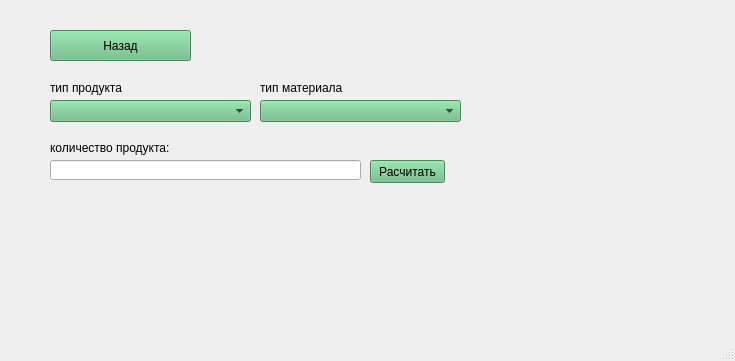
<?xml version="1.0" encoding="UTF-8"?>
<ui version="4.0">
 <class>MainWindow</class>
 <widget class="QMainWindow" name="MainWindow">
  <property name="geometry">
   <rect>
    <x>0</x>
    <y>0</y>
    <width>735</width>
    <height>361</height>
   </rect>
  </property>
  <property name="windowTitle">
   <string>MainWindow</string>
  </property>
  <widget class="QWidget" name="centralwidget">
   <widget class="QLineEdit" name="lineEdit">
    <property name="geometry">
     <rect>
      <x>50</x>
      <y>160</y>
      <width>311</width>
      <height>20</height>
     </rect>
    </property>
   </widget>
   <widget class="QComboBox" name="comboBox">
    <property name="geometry">
     <rect>
      <x>50</x>
      <y>100</y>
      <width>201</width>
      <height>22</height>
     </rect>
    </property>
    <property name="styleSheet">
     <string notr="true">background-color: rgb(103, 186, 128);</string>
    </property>
   </widget>
   <widget class="QComboBox" name="comboBox_2">
    <property name="geometry">
     <rect>
      <x>260</x>
      <y>100</y>
      <width>201</width>
      <height>22</height>
     </rect>
    </property>
    <property name="styleSheet">
     <string notr="true">background-color: rgb(103, 186, 128);</string>
    </property>
   </widget>
   <widget class="QLabel" name="label">
    <property name="geometry">
     <rect>
      <x>50</x>
      <y>80</y>
      <width>131</width>
      <height>16</height>
     </rect>
    </property>
    <property name="text">
     <string>тип продукта</string>
    </property>
   </widget>
   <widget class="QLabel" name="label_2">
    <property name="geometry">
     <rect>
      <x>260</x>
      <y>80</y>
      <width>181</width>
      <height>16</height>
     </rect>
    </property>
    <property name="text">
     <string>тип материала</string>
    </property>
   </widget>
   <widget class="QLabel" name="label_3">
    <property name="geometry">
     <rect>
      <x>50</x>
      <y>140</y>
      <width>171</width>
      <height>16</height>
     </rect>
    </property>
    <property name="text">
     <string>количество продукта:</string>
    </property>
   </widget>
   <widget class="QLabel" name="label_4">
    <property name="geometry">
     <rect>
      <x>50</x>
      <y>180</y>
      <width>651</width>
      <height>31</height>
     </rect>
    </property>
    <property name="text">
     <string/>
    </property>
   </widget>
   <widget class="QPushButton" name="pushButton">
    <property name="geometry">
     <rect>
      <x>370</x>
      <y>160</y>
      <width>75</width>
      <height>23</height>
     </rect>
    </property>
    <property name="styleSheet">
     <string notr="true">background-color: rgb(103, 186, 128);</string>
    </property>
    <property name="text">
     <string>Расчитать</string>
    </property>
   </widget>
   <widget class="QPushButton" name="pushButton_2">
    <property name="geometry">
     <rect>
      <x>50</x>
      <y>30</y>
      <width>141</width>
      <height>31</height>
     </rect>
    </property>
    <property name="styleSheet">
     <string notr="true">background-color: rgb(103, 186, 128);</string>
    </property>
    <property name="text">
     <string>Назад</string>
    </property>
   </widget>
  </widget>
  <widget class="QMenuBar" name="menubar">
   <property name="geometry">
    <rect>
     <x>0</x>
     <y>0</y>
     <width>735</width>
     <height>21</height>
    </rect>
   </property>
  </widget>
  <widget class="QStatusBar" name="statusbar"/>
 </widget>
 <resources/>
 <connections/>
</ui>
